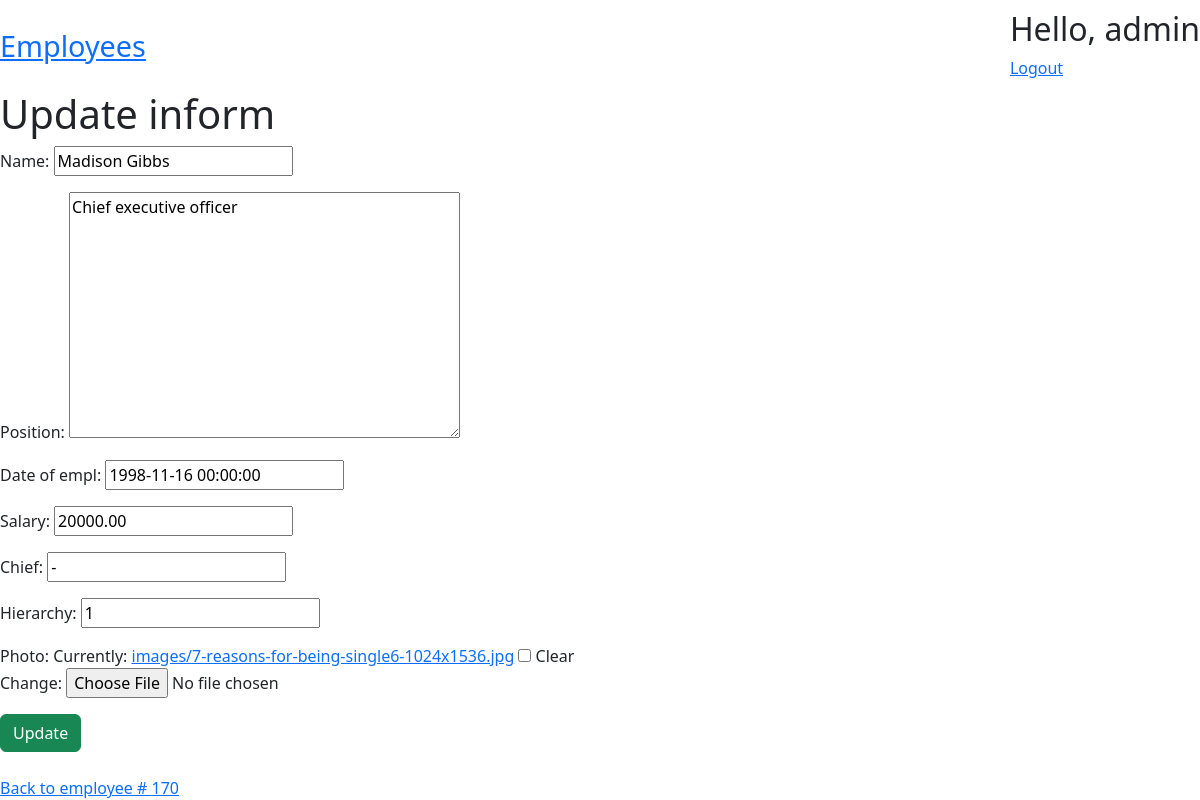
The app's page /GazBrom/employees/170/update/ (signed in) with its own data.
### employeesapp/models.py (models this page shows, shortened)
class Employee(models.Model):
    class Meta: #конфигурационный класс
        ordering = ["name"] #сортировка по полю по алфавиту
    name = models.CharField(max_length=150)
    position = models.TextField(null=False, blank=True)
    date_of_empl = models.DateTimeField(null=False, blank=True)
    salary = models.DecimalField(default=0, max_digits=8, decimal_places=2)
    chief = models.CharField(max_length=150)
    hierarchy = models.IntegerField(default=6, null=False)
    photo = models.ImageField(upload_to='images/', null=True, blank=True)

### employeesapp/views.py (the view, shortened to what this page needs)
# urls.py: path('employees/<int:pk>/update/', EmployeeUpdateView.as_view(), name='employee_update'),
class EmployeeUpdateView(LoginRequiredMixin, UpdateView):
    model = Employee
    fields = "name", "position", "date_of_empl", "salary", "chief", "hierarchy", "photo"
    template_name_suffix = "_update"

### employeesapp/templates/employeesapp/employee_update.html (shortened to what this page needs)
{% extends "employeesapp/base.html" %}
{% block body %}
    <div class="fixed-container">
        <h1>Update inform</h1>
        <div>
            <form method="post" enctype="multipart/form-data">
                {{ form.as_p }}
                <button type="submit" class="btn btn-success">Update</button>
            </form>
        </div>
        <div>
            <br>
            <a href={% url 'employeesapp:employee_details' pk=object.pk %}>Back to employee # {{ object.pk }}</a>
        </div>
    </div>
{% endblock %}

### employeesapp/templates/employeesapp/base.html (shortened to what this page needs)
<!DOCTYPE html>
<html lang="en">
<head>
    <link href="https://cdn.jsdelivr.net/npm/bootstrap@5.3.3/dist/css/bootstrap.min.css" rel="stylesheet"
>
</head>
<body>
<div class="fixed-container">
<div class="nav">
<section>
    <div class="home">
        <a href={% url 'employeesapp:employees_list' %}>Employees</a><br>
    </div>
</section>
<section>
    {% if user.is_authenticated %}
        <h2>Hello, {{ user.username }}</h2>
        <div>
            <a href={% url 'myauth:logout' %}>Logout</a><br>
        </div>
    {% else %}
        <h2>User is anonymous</h2>
        <div>
            <a href={% url 'myauth:register' %}>Register</a><br>
            <a href={% url 'myauth:login' %}>Log in to your account</a><br>
        </div>
    {% endif %}
</section>
</div>
</div>
{% block body %}{% endblock %}
</body>
</html>

### employeesapp/templates/employeesapp/base.html (style rules this page uses)
.fixed-container { max-width: 1200px; margin-left: auto; margin-right: auto; }
.home { padding-right: 300px; font-size: 180%; }
.nav { margin: 10px 0; display: flex; justify-content: space-between; align-items: center; }

### records on screen
Employee: name "Madison Gibbs", position "Сhief executive officer", date_of_empl "1998-11-16 00:00:00", salary "20000.00", chief "-", hierarchy "1", pk "170"

### other values on screen
{{ user.username }} "admin"
